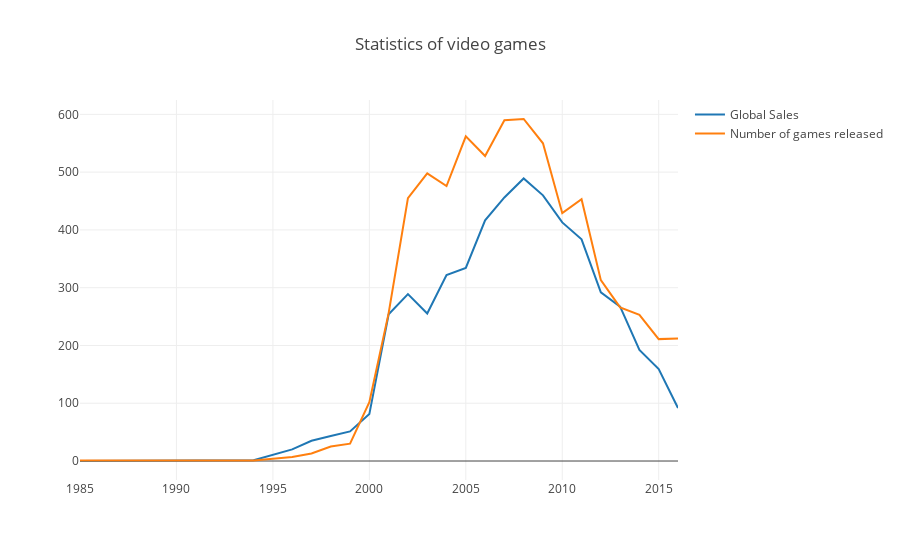

The cell this chart's notebook holds for it:
### Code cell
# посчитаем число вышедших игр и проданных копий по годам
years_df = df.groupby('Year_of_Release')[['Global_Sales']].sum().join(
    df.groupby('Year_of_Release')[['Name']].count()
)
years_df.columns = ['Global_Sales', 'Number_of_Games']

# создаем линию для числа проданных копий
trace0 = go.Scatter(
    x=years_df.index,
    y=years_df.Global_Sales,
    name='Global Sales'
)

# создаем линию для числа вышедших игр 
trace1 = go.Scatter(
    x=years_df.index,
    y=years_df.Number_of_Games,
    name='Number of games released'
)

# определяем массив данных и задаем title графика в layout
data = [trace0, trace1]
layout = {'title': 'Statistics of video games'}

# cоздаем объект Figure и визуализируем его
fig = go.Figure(data=data, layout=layout)
iplot(fig, show_link=False)

### Figure 1 — Plotly figure (JSON) as saved in the notebook; plotly's stock layout.template omitted (floating-point values rounded to 4 significant figures)
{"data": [{"name": "Global Sales", "type": "scatter", "x": [1985, 1988, 1992, 1994, 1996, 1997, 1998, 1999, 2000, 2001, 2002, 2003, 2004, 2005, 2006, 2007, 2008, 2009, 2010, 2011, 2012, 2013, 2014, 2015, 2016], "y": [0.03, 0.03, 0.03, 1.27, 20.1, 35.01, 43.18, 51.17, 81.24, 253.9, 288.8, 255.4, 321.8, 334.3, 416.7, 456.2, 489.1, 459.8, 413.0, 383.7, 291.9, 267.2, 192.4, 159.2, 91.56]}, {"name": "Number of games released", "type": "scatter", "x": [1985, 1988, 1992, 1994, 1996, 1997, 1998, 1999, 2000, 2001, 2002, 2003, 2004, 2005, 2006, 2007, 2008, 2009, 2010, 2011, 2012, 2013, 2014, 2015, 2016], "y": [1, 1, 1, 1, 7, 13, 25, 30, 102, 256, 455, 498, 476, 562, 528, 590, 592, 550, 429, 453, 313, 266, 253, 211, 212]}], "layout": {"title": "Statistics of video games"}}
